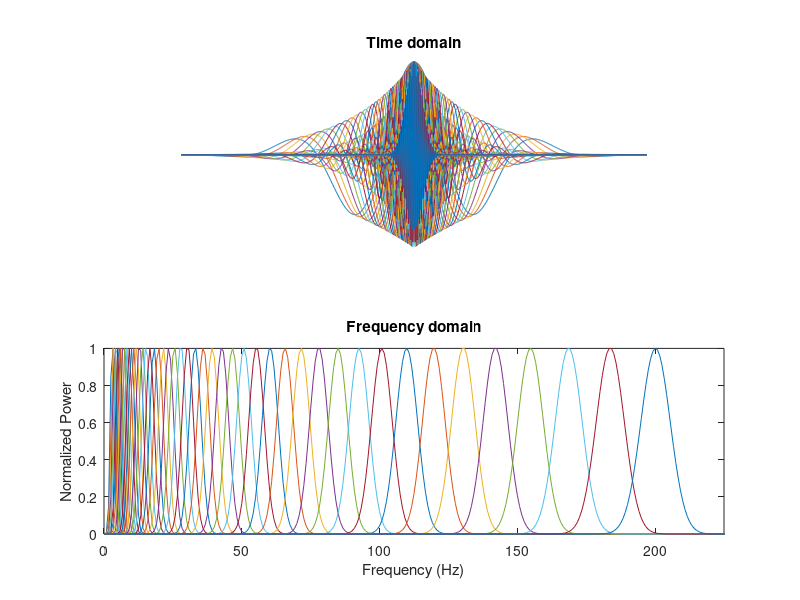
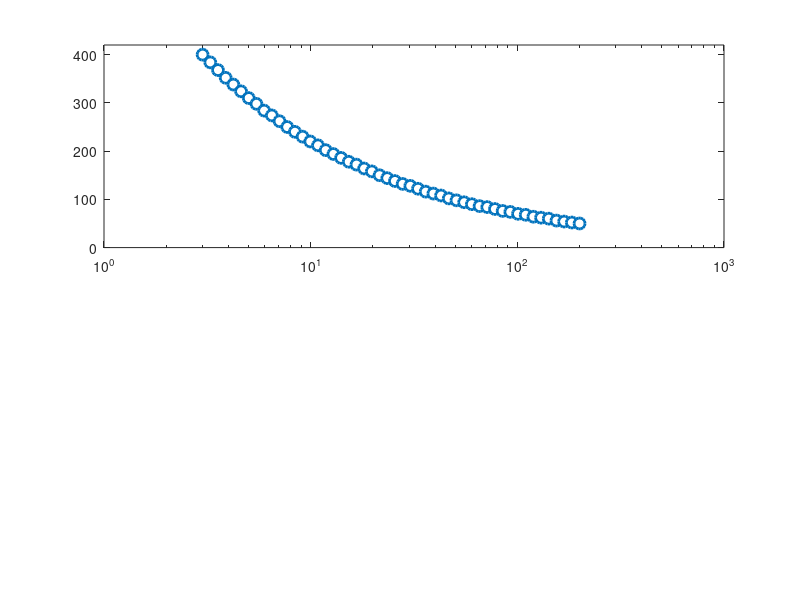

The MATLAB source for these figures, in order: (Note: this script raises an error after producing the figures.)
%% Step 1: Define Parameters

%initialize variables
srate = 1000; % 1,000Hz
% -500:0 baseline, 1:500 sample, 501:1310 delay (all in ms)
wavet = -0.6:1/srate:0.6; % in seconds (how long can this be in relation to the signal?)-impact min fwhm and freq
min_freq = 3; %in Hz
max_freq = 200;
num_frex = 50;
min_fwhm = .400; % in seconds (350ms)
max_fwhm = .050; % in seconds (50ms)
wavpts = length(wavet);
%there are N/2+1 frequencies between 0 and srate/2:
hz = linspace(0,srate/2,floor(wavpts/2)+1); % pos frequencies (not neg) up to Nyquist
frex = logspace(log10(min_freq),log10(max_freq),num_frex); %total num of freq's
% s    = logspace(log10(3),log10(12),num_frex)./(2*pi*frex); %width of gaussian
%fwhm of gaussian windows used to create wavelets logarithmically spaced:
fwhm = logspace(log10(min_fwhm),log10(max_fwhm),length(frex)); % in seconds


%% Step 2: Make wavelets, ensure they taper to 0 at either end in time domain and
% ensure Gaussian in frequency domain

% create wavelets using equation 3 from Cohen, 2018: "A better way to define
% and describe Morlet wavelets for time-frequency analysis"

% now using fwhm-specified in time domain
midp = dsearchn(wavet',0); %identify 0ms on wavelet time axis
% init outputs for empirical fwhm (time domain)
empfwhmT = zeros(length(frex),1);
for fi=1:length(frex) %loop over frequencies
    % create the Gaussian using the FWHM formula (equation 3):
    gwin = exp( (-4*log(2)*wavet.^2) ./ fwhm(fi)^2 ); 
    % measure the empirical fwhm (time domain):
    empfwhmT(fi) = wavet(midp-1+dsearchn(gwin(midp:end)',.5)) - ...
    wavet(dsearchn(gwin(1:midp)',.5));
end 
% empirical approximates specified (empfwhmT ~= fwhm)
% now make the wavelets and visualize them in time and frequency domains in
% addition to computing their fwhm 

empfwhmF = zeros(length(frex),1); %init outputs for emp fwhm (freq domain)

for fi=1:length(frex)
    %create wavelets using eq. 3: sin .* gaussian window
    wavelets(fi,:) = exp(2*1i*pi*frex(fi)*wavet).*exp( (-4*log(2)*wavet.^2) ./ fwhm(fi)^2 );
    wavelets_fft(fi,:) = fft(wavelets(fi,:)); % frequency domain (complex)
    wavelets_fft(fi,:) = wavelets_fft(fi,:)./max(wavelets_fft(fi,:)); % normalize 
    % measure the empirical fwhm (frequency domain)
    magnitude = abs(wavelets_fft(fi,1:length(hz)));
     % find left and right 1/2
    [~,peakx]  = max(wavelets_fft(fi,:)); 
    [~,left5]  = min(abs(wavelets_fft(fi,1:peakx)-.5));
    [~,right5] = min(abs(wavelets_fft(fi,peakx:end)-.5));
    right5 = right5+peakx-1;
    empfwhmF(fi) = hz(right5)-hz(left5);
end

% plot wavelets in time domain- ensure all taper to 0 (or very close)
figure(1), clf
subplot(211)
plot(wavet,real(wavelets))
axis off
% export_fig test2.png -transparent % no background
% plot(time,signal,'k','linew',2)
xlabel('Time (s)'), ylabel('Amplitude (gain)')
title('Time domain')
% plot wavelets in frequency domain- ensure all are symmetric about their
% peak frequency and they taper to 0 on the ends
subplot(212)
plot(hz,abs(wavelets_fft(:,1:length(hz))).^2)
set(gca,'xlim',[0 225])
xlabel('Frequency (Hz)'), ylabel('Normalized Power')
title('Frequency domain')

% plot FWHM in time domain to show how much temporal smoothing occurs
figure(2), clf
subplot(211)
% plot(frex,empfwhmT*1000,'o:','markersize',8,'markerfacecolor','w','linew',2)
semilogx(frex,empfwhmT*1000,'o:','markersize',8,'markerfacecolor','w','linew',2)
% set(gca,'xlim',[0 max(frex)*1.05],'ylim',[0 max(empfwhmT)*1000*1.05])
set(gca,'ylim',[0 max(empfwhmT)*1000*1.05])
xticks(round(frex(1:2:end),1))
xlabel('Wavelet frequency (Hz)'), ylabel('Empirical FWHM (ms)')
title('Time domain')

% plot FWHM in frequency domain to show how much spectral smoothing occurs
subplot(212)
% plot(frex,empfwhmF,'s:','markersize',10,'markerfacecolor','w','linew',2)
semilogx(frex,empfwhmF,'s:','markersize',10,'markerfacecolor','w','linew',2)
set(gca,'ylim',[0 max(empfwhmF)*1.05],'xminortick','off')
xticks(round(frex(1:2:end),1))
box off
% set(gca,'xlim',[0 max(frex)*1.05],'ylim',[0 max(empfwhmF)*1.05],'xtick',frex)
xlabel('Wavelet frequency (Hz)'), ylabel('Empirical FWHM (Hz)')
title('Frequency domain')

% PREP THESE FIGUERS FOR PAPER- wait until after the T/F analysis, may need
% to change parameters of wavelets to extract analytic signal in diff ways

